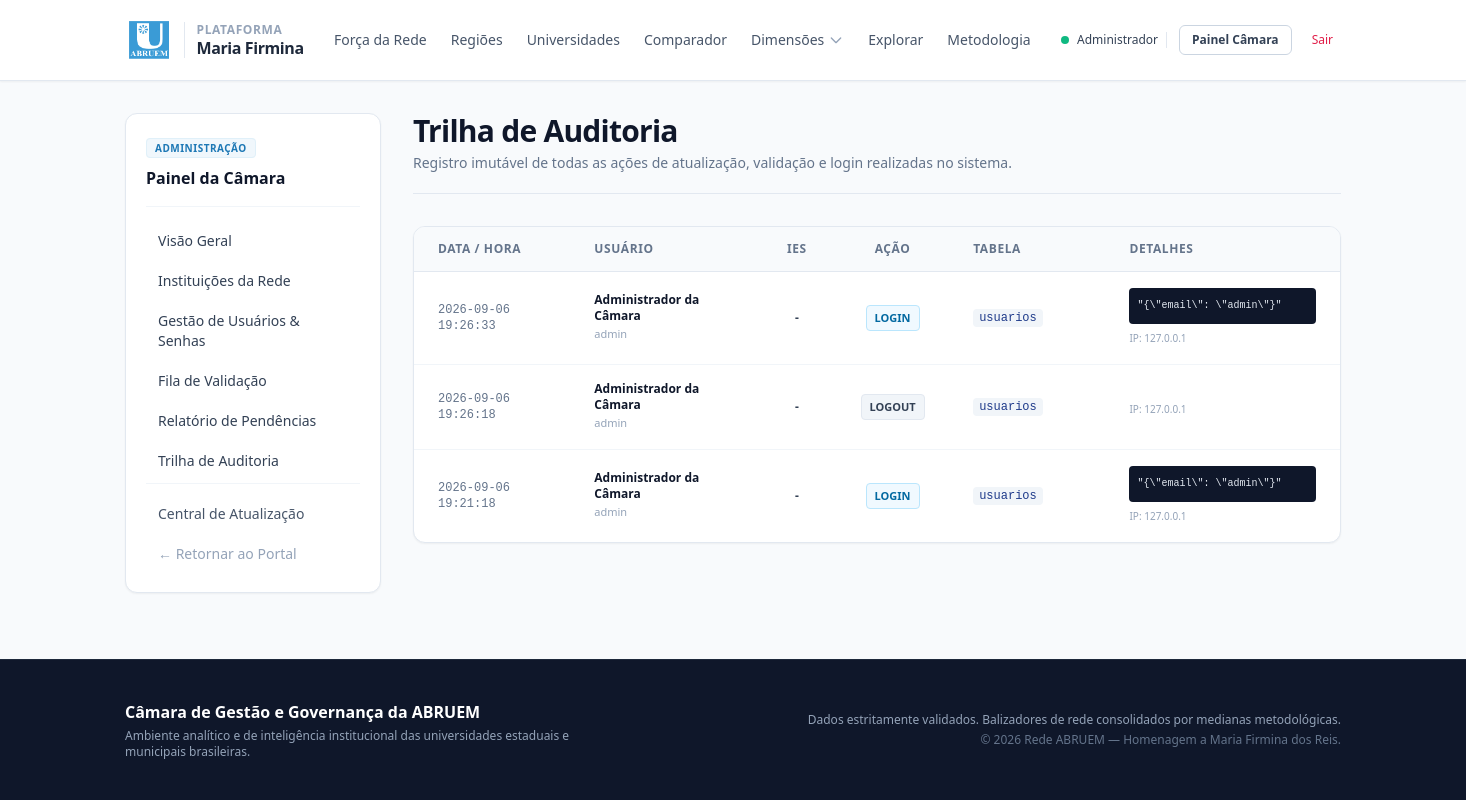
The page /admin/auditoria (signed in) on the database as committed earlier.
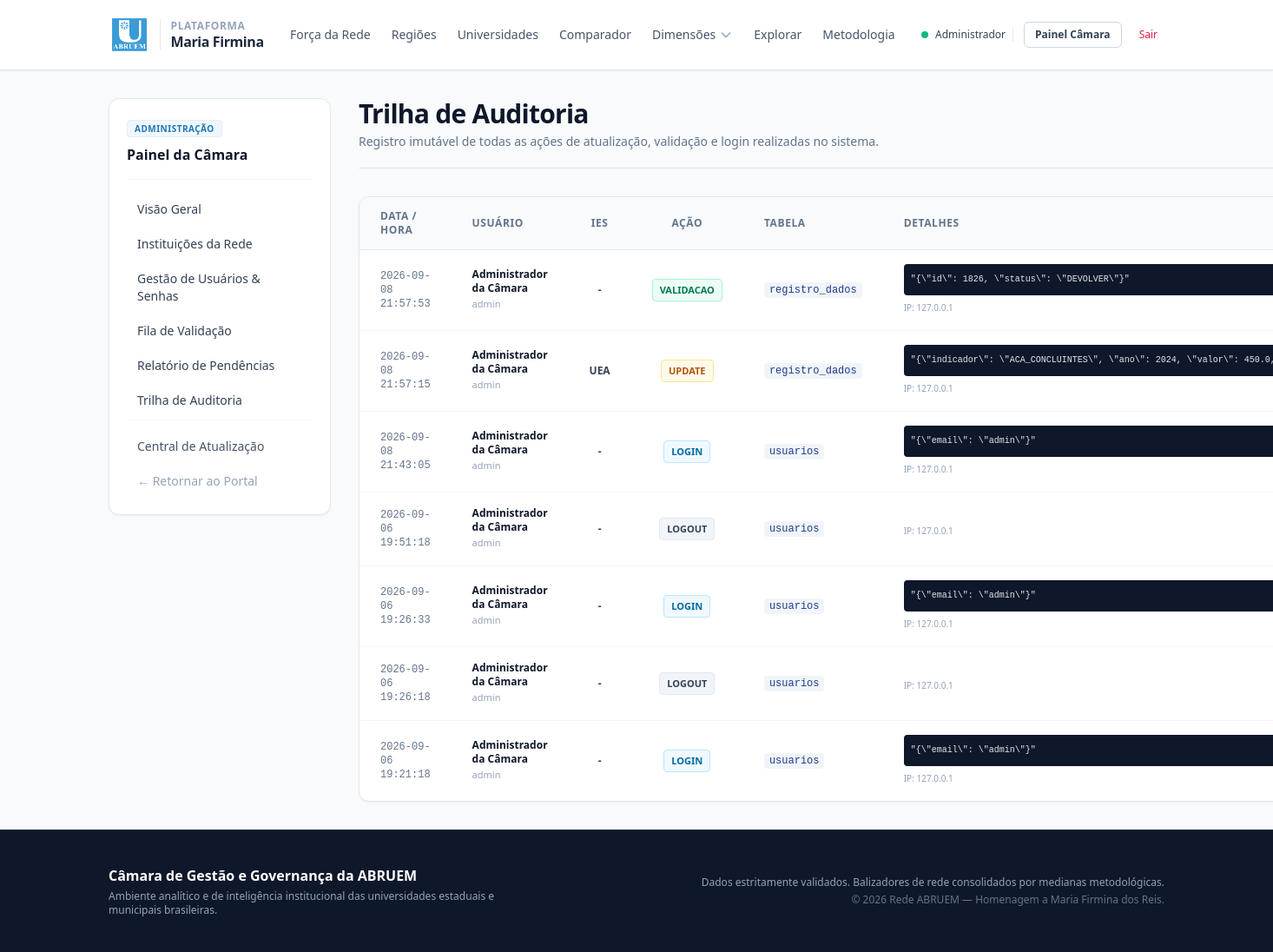
The same page on the database as committed later.
### tables this page shows
CREATE TABLE auditoria (
    id INTEGER PRIMARY KEY AUTOINCREMENT,
    usuario_id INTEGER,
    universidade_id TEXT,
    tabela_afetada TEXT NOT NULL,
    acao TEXT NOT NULL,
    dados_antigos TEXT,
    dados_novos TEXT,
    ip_origem TEXT,
    criado_em DATETIME DEFAULT CURRENT_TIMESTAMP,
    FOREIGN KEY (usuario_id) REFERENCES usuarios(id) ON DELETE SET NULL,
    FOREIGN KEY (universidade_id) REFERENCES universidades(id) ON DELETE SET NULL
);

CREATE TABLE usuarios (
    id INTEGER PRIMARY KEY AUTOINCREMENT,
    nome TEXT NOT NULL,
    email TEXT NOT NULL UNIQUE,
    senha_hash TEXT NOT NULL,
    perfil TEXT NOT NULL,
    universidade_id TEXT,
    precisa_trocar_senha INTEGER DEFAULT 0,
    ativo INTEGER DEFAULT 1,
    criado_em DATETIME DEFAULT CURRENT_TIMESTAMP,
    FOREIGN KEY (universidade_id) REFERENCES universidades(id) ON DELETE SET NULL
);

CREATE TABLE universidades (
    id TEXT PRIMARY KEY,
    sigla TEXT NOT NULL UNIQUE,
    nome TEXT NOT NULL,
    tipo TEXT NOT NULL,
    uf TEXT NOT NULL,
    regiao TEXT NOT NULL,
    municipio_sede TEXT,
    ano_filiacao INTEGER,
    status TEXT DEFAULT 'ATIVA',
    criado_em DATETIME DEFAULT CURRENT_TIMESTAMP
);

### app/controllers/admin_controller.py (the view)
@admin_bp.route('/auditoria')
def auditoria():
    aud_repo = AuditoriaRepository()
    registros_aud = aud_repo.listar_ultimas(100)
    return render_template('admin/auditoria.html', auditoria=registros_aud)

### app/controllers/admin_controller.py (called while the page is built)
@admin_bp.before_request
def verificar_acesso_admin():
    if not AuthService.esta_autenticado() or not AuthService.exigir_admin():
        abort(403)

### app/repositories/auditoria_repository.py (called while the page is built)
    def listar_ultimas(self, limite=100):
        sql = """
            SELECT a.*, u.nome as usuario_nome, u.email as usuario_email,
                   uni.sigla as universidade_sigla
            FROM auditoria a
            LEFT JOIN usuarios u ON a.usuario_id = u.id
            LEFT JOIN universidades uni ON a.universidade_id = uni.id
            ORDER BY a.criado_em DESC
            LIMIT %s
        """
        return self.executar_consulta(sql, (limite,))

### app/repositories/base_repository.py (called while the page is built)
    def executar_consulta(self, sql, parametros=None):
        sql_sqlite = sql.replace('%s', '?')
        conn = get_db_connection()
        try:
            cursor = conn.cursor()
            cursor.execute(sql_sqlite, parametros or ())
            return cursor.fetchall()
        finally:
            conn.close()

### app/services/auth_service.py (called while the page is built)
    @staticmethod
    def esta_autenticado():
        return 'usuario_id' in session

    @staticmethod
    def exigir_admin():
        return session.get('perfil') == 'ADMIN_CAMARA'

### database/connection.py (called while the page is built)
def dict_factory(cursor, row):
    d = {}
    for idx, col in enumerate(cursor.description):
        d[col[0]] = row[idx]
    return d

def get_db_connection():
    caminho_db = Path(Config.DB_PATH)
    caminho_db.parent.mkdir(parents=True, exist_ok=True)
    conn = sqlite3.connect(str(caminho_db), timeout=30.0)
    conn.row_factory = dict_factory
    conn.execute("PRAGMA foreign_keys = ON;")
    return conn

### app/templates/admin/auditoria.html (shortened to what this page needs)
{% extends 'layouts/base.html' %}
{% block content %}
<div class="flex flex-col lg:flex-row items-start gap-8">
    {% include 'layouts/sidebar_admin.html' %}
    <div class="flex-1 w-full space-y-8">
        <div class="border-b border-slate-200 pb-5">
            <h1 class="text-2xl sm:text-3xl font-bold text-slate-900 tracking-tight">Trilha de Auditoria</h1>
            <p class="text-sm text-slate-500 mt-1">Registro imutável de todas as ações de atualização, validação e login realizadas no sistema.</p>
        </div>
        <div class="bg-white rounded-xl border border-slate-200 shadow-sm overflow-hidden">
            <div class="overflow-x-auto">
                <table class="w-full text-left text-sm text-slate-600">
                    <thead class="bg-slate-50 text-xs font-semibold uppercase tracking-wider text-slate-500 border-b border-slate-200">
                        <tr>
                            <th scope="col" class="px-6 py-3.5 w-1/6">Data / Hora</th>
                            <th scope="col" class="px-6 py-3.5 w-1/5">Usuário</th>
                            <th scope="col" class="px-6 py-3.5 w-1/12 text-center">IES</th>
                            <th scope="col" class="px-6 py-3.5 text-center w-1/12">Ação</th>
                            <th scope="col" class="px-6 py-3.5 w-1/6">Tabela</th>
                            <th scope="col" class="px-6 py-3.5 w-1/4">Detalhes</th>
                        </tr>
                    </thead>
                    <tbody class="divide-y divide-slate-100">
                        {% for a in auditoria %}
                        <tr class="hover:bg-slate-50/80 transition-colors">
                            <td class="px-6 py-4 font-mono text-xs text-slate-500">{{ a.criado_em }}</td>
                            <td class="px-6 py-4">
                                <strong class="text-slate-900 text-xs block">{{ a.usuario_nome or 'Sistema' }}</strong>
                                <span class="text-[11px] text-slate-400 block truncate">{{ a.usuario_email or '' }}</span>
                            </td>
                            <td class="px-6 py-4 text-center font-semibold text-slate-700 text-xs">
                                {{ a.universidade_sigla or '-' }}
                            </td>
                            <td class="px-6 py-4 text-center">
                                <span class="inline-flex items-center px-2 py-0.5 rounded text-[11px] font-bold uppercase
                                    {% if a.acao == 'LOGIN' %} bg-sky-50 text-sky-700 border border-sky-200
                                    {% elif a.acao == 'VALIDACAO' %} bg-emerald-50 text-emerald-700 border border-emerald-200
                                    {% elif a.acao == 'UPDATE' %} bg-amber-50 text-amber-700 border border-amber-200
                                    {% else %} bg-slate-100 text-slate-700 border border-slate-200 {% endif %}">
                                    {{ a.acao }}
                                </span>
                            </td>
                            <td class="px-6 py-4 font-mono text-xs text-slate-600">
                                <code>{{ a.tabela_afetada }}</code>
                            </td>
                            <td class="px-6 py-4">
                                {% if a.dados_novos %}
                                    <pre class="bg-slate-900 text-slate-200 text-[10px] p-2 rounded max-h-24 overflow-y-auto font-mono">{{ a.dados_novos | tojson(indent=2) }}</pre>
                                {% endif %}
                                <span class="text-[10px] text-slate-400 block mt-1">IP: {{ a.ip_origem or '127.0.0.1' }}</span>
                            </td>
                        </tr>
                        {% else %}
                        <tr>
                            <td colspan="6" class="px-6 py-8 text-center text-sm text-slate-400">Nenhum evento registrado na auditoria até o momento.</td>
                        </tr>
                        {% endfor %}
                    </tbody>
                </table>
            </div>
        </div>
    </div>
</div>
{% endblock %}

### app/templates/layouts/base.html (shortened to what this page needs)
<!DOCTYPE html>
<html lang="pt-BR" class="h-full bg-slate-50">
<head>
    <script src="https://cdn.tailwindcss.com"></script>
    <link rel="stylesheet" href="{{ url_for('static', filename='css/main.css') }}">
    <link rel="stylesheet" href="{{ url_for('static', filename='css/componentes.css') }}">
</head>
<body class="flex flex-col min-h-full font-sans text-slate-900 antialiased selection:bg-abruem-500 selection:text-white">
    {% include 'layouts/navbar.html' %}
    <main class="flex-1 max-w-7xl w-full mx-auto px-4 sm:px-6 lg:px-8 py-8">
        {% block content %}{% endblock %}
    </main>
    {% include 'layouts/footer.html' %}
</body>
</html>

### app/templates/layouts/navbar.html (shortened to what this page needs)
<header class="sticky top-0 z-50 bg-white/95 backdrop-blur border-b border-slate-200 shadow-sm">
    <div class="max-w-7xl mx-auto px-4 sm:px-6 lg:px-8 h-20 flex items-center justify-between">
        <a href="{{ url_for('home.index') }}" class="flex items-center gap-3 group">
            <img src="{{ url_for('static', filename='img/logo-abruem.png') }}" alt="Logo ABRUEM" class="h-12 w-auto object-contain transition group-hover:scale-105">
            <div class="flex flex-col border-l border-slate-200 pl-3">
                <span class="text-xs font-semibold uppercase tracking-wider text-slate-400">Plataforma</span>
                <span class="text-base font-bold text-slate-800 tracking-tight leading-tight group-hover:text-abruem-600 transition">Maria Firmina</span>
            </div>
        </a>
        <nav class="hidden lg:flex items-center gap-1 text-sm font-medium text-slate-600">
            <a href="{{ url_for('home.index') }}" class="px-2.5 py-1.5 rounded-md hover:bg-slate-100 hover:text-slate-900 transition">Força da Rede</a>
            <a href="{{ url_for('regioes.index') }}" class="px-2.5 py-1.5 rounded-md hover:bg-slate-100 hover:text-slate-900 transition">Regiões</a>
            <a href="{{ url_for('universidades.lista') }}" class="px-2.5 py-1.5 rounded-md hover:bg-slate-100 hover:text-slate-900 transition">Universidades</a>
            <a href="{{ url_for('comparador.index') }}" class="px-2.5 py-1.5 rounded-md hover:bg-slate-100 hover:text-slate-900 transition">Comparador</a>
            <div class="relative group">
                <button type="button" class="px-2.5 py-1.5 rounded-md hover:bg-slate-100 hover:text-slate-900 transition inline-flex items-center gap-1">
                    Dimensões
                    <svg class="w-4 h-4 text-slate-400" fill="none" stroke="currentColor" viewBox="0 0 24 24">
                        <path stroke-linecap="round" stroke-linejoin="round" stroke-width="2" d="M19 9l-7 7-7-7"/>
                    </svg>
                </button>
            </div>
            <a href="{{ url_for('explorar.index') }}" class="px-2.5 py-1.5 rounded-md hover:bg-slate-100 hover:text-slate-900 transition">Explorar</a>
            <a href="{{ url_for('metodologia.index') }}" class="px-2.5 py-1.5 rounded-md hover:bg-slate-100 hover:text-slate-900 transition">Metodologia</a>
        </nav>
        <div class="flex items-center gap-3">
            {% if session.get('usuario_id') %}
                <div class="flex items-center gap-2 pr-2 border-r border-slate-200 text-xs">
                    <span class="h-2 w-2 rounded-full bg-emerald-500 animate-pulse"></span>
                    <span class="font-medium text-slate-700">{{ session.get('nome').split()[0] }}</span>
                </div>
                {% if session.get('perfil') == 'ADMIN_CAMARA' %}
                    <a href="{{ url_for('admin.painel') }}" class="px-3 py-1.5 text-xs font-semibold rounded-md border border-slate-300 text-slate-700 hover:bg-slate-50 transition">Painel Câmara</a>
                {% else %}
                    <a href="{{ url_for('minha_universidade.painel') }}" class="px-3 py-1.5 text-xs font-semibold rounded-md border border-slate-300 text-slate-700 hover:bg-slate-50 transition">Minha Universidade</a>
                {% endif %}
                <a href="{{ url_for('auth.logout') }}" class="text-xs font-medium text-rose-600 hover:text-rose-700 px-2 py-1 transition">Sair</a>
            {% else %}
                <a href="{{ url_for('auth.login') }}" class="inline-flex items-center justify-center px-4 py-2 text-sm font-semibold rounded-md bg-abruem-800 text-white hover:bg-abruem-900 shadow-sm transition">Área Restrita</a>
            {% endif %}
        </div>
    </div>
</header>

### app/templates/layouts/sidebar_admin.html
<aside class="w-full lg:w-64 bg-white rounded-xl border border-slate-200 p-5 shadow-sm shrink-0">
    <div class="border-b border-slate-100 pb-4 mb-4">
        <span class="text-[10px] font-bold uppercase tracking-wider text-abruem-600 bg-abruem-50 px-2 py-0.5 rounded border border-abruem-100">Administração</span>
        <h3 class="text-base font-bold text-slate-900 mt-2">Painel da Câmara</h3>
    </div>
    <nav class="space-y-1">
        <a href="{{ url_for('admin.painel') }}" class="flex items-center gap-2.5 px-3 py-2 rounded-lg text-sm font-medium text-slate-700 hover:bg-slate-50 hover:text-abruem-800 transition">
            Visão Geral
        </a>
        <a href="{{ url_for('admin.universidades') }}" class="flex items-center gap-2.5 px-3 py-2 rounded-lg text-sm font-medium text-slate-700 hover:bg-slate-50 hover:text-abruem-800 transition">
            Instituições da Rede
        </a>
        <a href="{{ url_for('admin.usuarios') }}" class="flex items-center gap-2.5 px-3 py-2 rounded-lg text-sm font-medium text-slate-700 hover:bg-slate-50 hover:text-abruem-800 transition">
            Gestão de Usuários & Senhas
        </a>
        <a href="{{ url_for('admin.submissoes') }}" class="flex items-center gap-2.5 px-3 py-2 rounded-lg text-sm font-medium text-slate-700 hover:bg-slate-50 hover:text-abruem-800 transition">
            Fila de Validação
        </a>
        <a href="{{ url_for('relatorios.pendencias') }}" class="flex items-center gap-2.5 px-3 py-2 rounded-lg text-sm font-medium text-slate-700 hover:bg-slate-50 hover:text-abruem-800 transition">
            Relatório de Pendências
        </a>
        <a href="{{ url_for('admin.auditoria') }}" class="flex items-center gap-2.5 px-3 py-2 rounded-lg text-sm font-medium text-slate-700 hover:bg-slate-50 hover:text-abruem-800 transition">
            Trilha de Auditoria
        </a>
        <div class="pt-3 mt-3 border-t border-slate-100 space-y-1">
            <a href="{{ url_for('minha_universidade.painel') }}" class="flex items-center gap-2.5 px-3 py-2 rounded-lg text-sm font-medium text-slate-600 hover:bg-slate-50 hover:text-abruem-800 transition">
                Central de Atualização
            </a>
            <a href="{{ url_for('home.index') }}" class="flex items-center gap-2.5 px-3 py-2 rounded-lg text-sm font-medium text-slate-400 hover:text-slate-600 transition">
                &larr; Retornar ao Portal
            </a>
        </div>
    </nav>
</aside>

### app/templates/layouts/footer.html
<footer class="bg-slate-900 border-t border-slate-800 text-slate-400 text-sm mt-auto py-10">
    <div class="max-w-7xl mx-auto px-4 sm:px-6 lg:px-8 flex flex-col md:flex-row items-center justify-between gap-6 text-center md:text-left">
        <div>
            <strong class="text-white text-base block font-bold">Câmara de Gestão e Governança da ABRUEM</strong>
            <p class="text-xs text-slate-400 mt-1 max-w-md">Ambiente analítico e de inteligência institucional das universidades estaduais e municipais brasileiras.</p>
        </div>
        <div class="md:text-right text-xs space-y-1">
            <p class="text-slate-400">Dados estritamente validados. Balizadores de rede consolidados por medianas metodológicas.</p>
            <p class="text-slate-500">&copy; 2026 Rede ABRUEM — Homenagem a Maria Firmina dos Reis.</p>
        </div>
    </div>
</footer>

### app/static/css/main.css (style rules this page uses)
:root { --primary: #1e3a8a; --primary-hover: #1e40af; --primary-light: #eff6ff; --secondary: #0f172a; --accent: #0284c7; --success: #16a34a; --warning: #d97706; --danger: #dc2626; --bg-page: #f8fafc; --bg-card: #ffffff; --border-color: #e2e8f0; --text-main: #0f172a; --text-muted: #64748b; --font-sans: -apple-system, BlinkMacSystemFont, "Segoe UI", Roboto, Helvetica, Arial, sans-serif; --font-mono: ui-monospace, SFMono-Regular, Menlo, Monaco, Consolas, monospace; }
*, *::before, *::after { box-sizing: border-box; margin: 0; padding: 0; }
a { color: var(--primary); text-decoration: none; transition: color 0.15s ease-in-out; }
code { font-family: var(--font-mono); background-color: #f1f5f9; padding: 2px 6px; border-radius: 4px; font-size: 0.85em; color: var(--primary); }
.text-center { text-align: center; }

Rows that differ between the two databases and show on the page:
added auditoria: criado_em "2026-09-08 21:57:53", nome "Administrador da Câmara", email "admin", universidade_sigla "-", acao "VALIDACAO", tabela_afetada "registro_dados", dados_novos|tojson "\"{\\\"id\\\": 1826, \\\"status\\\": \\\"DEVOLVER\\\"}\"", ip_origem "127.0.0.1"
added auditoria: criado_em "2026-09-08 21:57:15", nome "Administrador da Câmara", email "admin", sigla "UEA", acao "UPDATE", tabela_afetada "registro_dados", dados_novos|tojson "\"{\\\"indicador\\\": \\\"ACA_CONCLUINTES\\\", \\\"ano\\\": 2024, \\\"valor\\\":…", ip_origem "127.0.0.1"
added auditoria: criado_em "2026-09-08 21:43:05", nome "Administrador da Câmara", email "admin", universidade_sigla "-", acao "LOGIN", tabela_afetada "usuarios", dados_novos|tojson "\"{\\\"email\\\": \\\"admin\\\"}\"", ip_origem "127.0.0.1"
added auditoria: criado_em "2026-09-06 19:51:18", nome "Administrador da Câmara", email "admin", universidade_sigla "-", acao "LOGOUT", tabela_afetada "usuarios", ip_origem "127.0.0.1"
